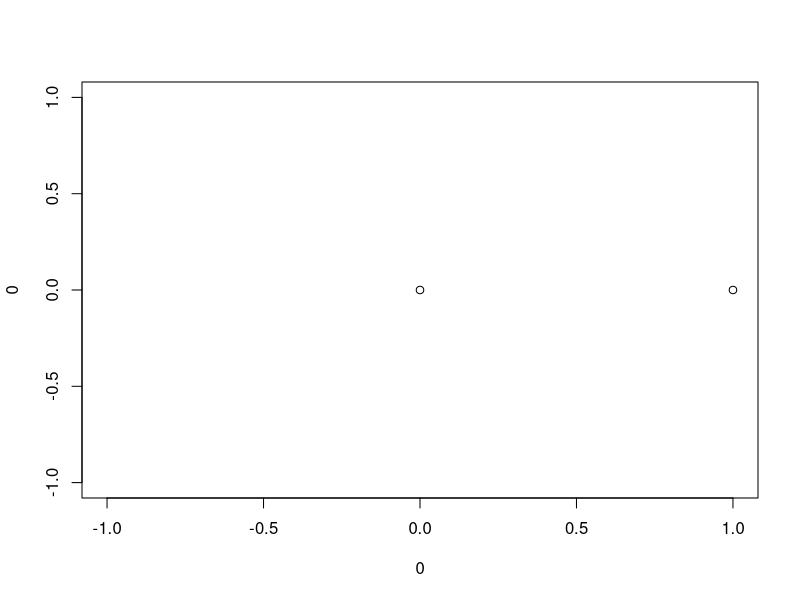
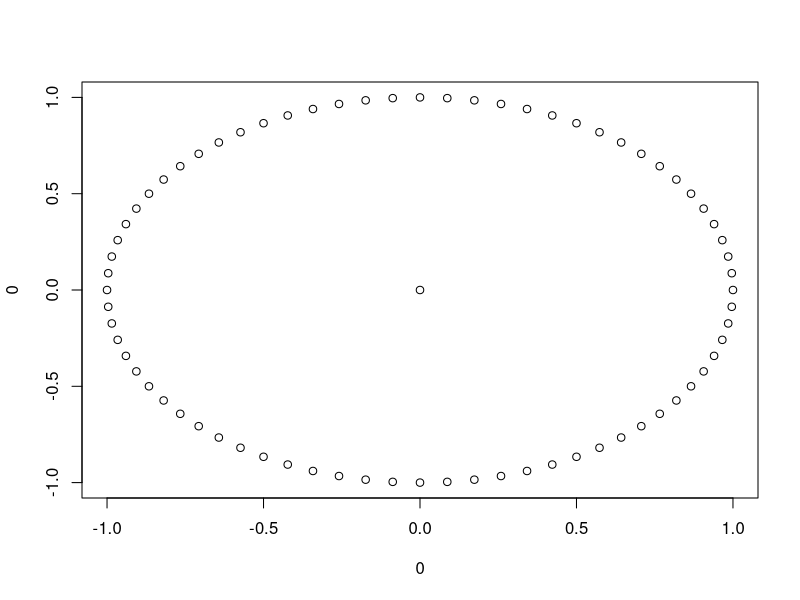
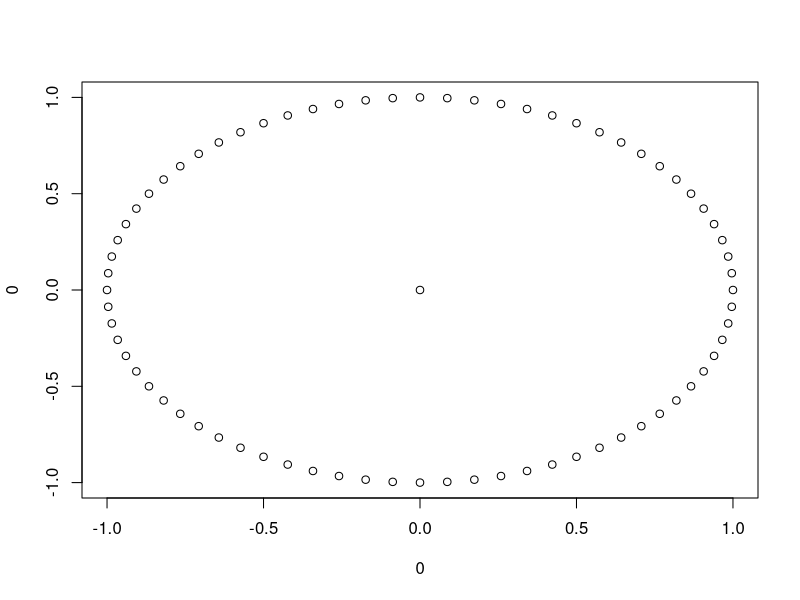
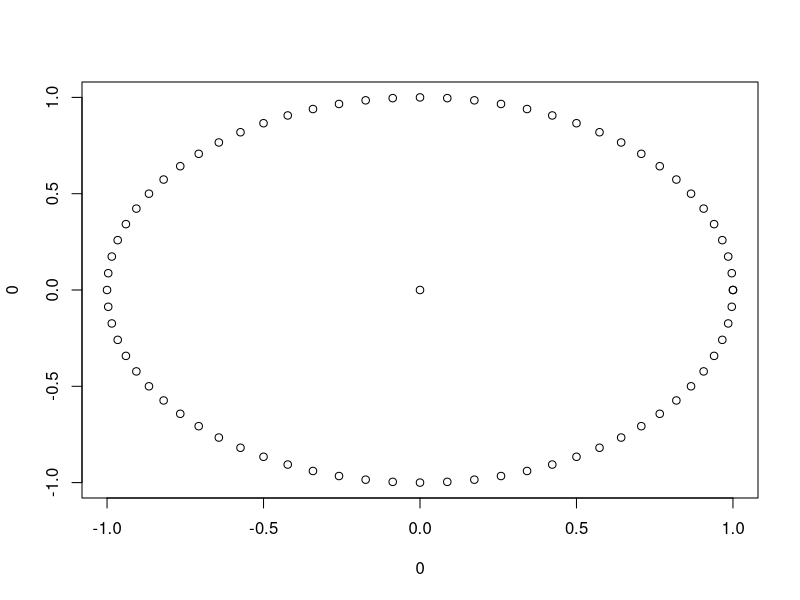
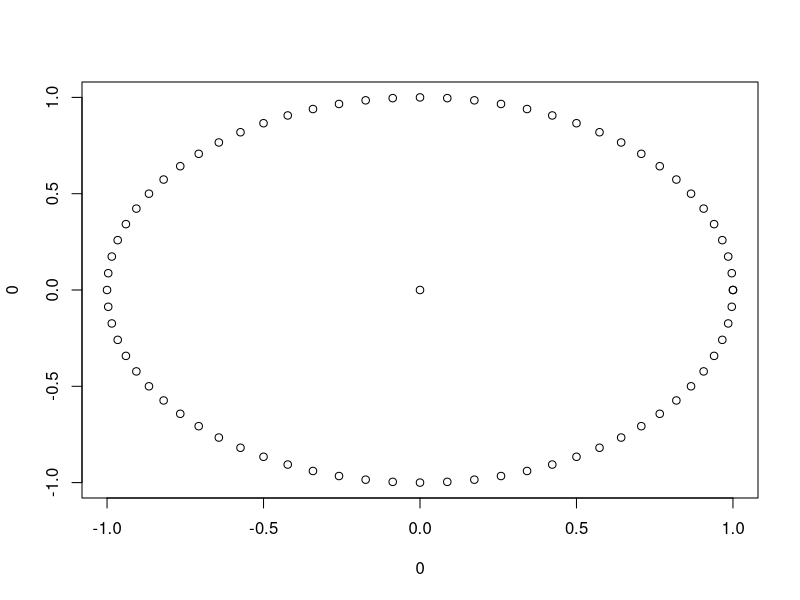

Here is the R script that generated these plots, in order:
# Drawing a circle!

# https://adamtkocsis.com/rkheion/Exercises/2022-11-21b_draw_circle.html
# create an empty plot
# par(pty="s")
plot(0,0)

# Basic
# iterate through every angle between 0 and 360, by 5 - for/while
  # start with a specific case!
  deg <- 0
  # transform the degrees to radians (degree/180*pi)
  rad <- deg/180*pi
  
  # calculate the cosine (x) and sine (y) of the angle
  x <- cos(rad)
  y <- sin(rad)

  # use points() to visualize the point 
  points(x=x, y=y)
  
################################################################################
# Solution with while
################################################################################

# Solution 1. A bit overcomplicated
# iterate through every angle between 0 and 360 by 5, using a while loop!
deg <- 0
plot(0,0)
container <- rep(NA, 144)
i<- 1
while(i<=72){
  container[i] <- sin(deg/180*pi)
  container[i+1] <- cos(deg/180*pi)
  deg<-deg + 5
  points(container[i], container[i+1])
  i<- i+1
}

360/5*2
  
# Solution 2. A bit simpler 
plot(0,0)
deg <- 0
while(deg < 360){
  
  # transform the degrees to radians (degree/180*pi)
  rad <- deg/180*pi
  
  # calculate the cosine (x) and sine (y) of the angle
  x <- cos(rad)
  y <- sin(rad)
  
  # use points() to visualize the point 
  points(x=x, y=y)
  deg <- deg + 5  
}


################################################################################
# Solution with for
################################################################################
plot(0,0)

# iterate through every angle between 0 and 360 by 5, using a for loop!
angles<- seq(0, 360, by=5)

for(i in angles){
  rad  <-i/180*pi
  
  # calculate the cosine (x) and sine (y) of the angle
  x <- cos(rad)
  y <- sin(rad)
  
  # use points() to visualize the point 
  points(x=x, y=y)
}
    

# The same but with storage!
plot(0,0)

# iterate through every angle between 0 and 360 by 5, using a for loop!
angles<- seq(0, 360, by=5)

xVec <- rep(NA, length(angles))
yVec <- rep(NA, length(angles))

for(i in 1:length(angles)){
  rad  <- angles[i]/180*pi
  
  # calculate the cosine (x) and sine (y) of the angle
  x <- cos(rad)
  y <- sin(rad)
  
  # storeage
  xVec[i] <- x
  yVec[i] <- y
  
  # use points() to visualize the point 
  points(x=x, y=y)
}


# radius is scaling the cos and sin of the angle, multiple the coordinates
# with the radius!


    
    
    
